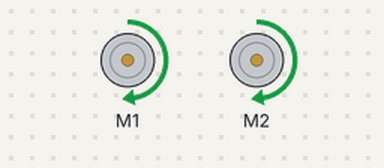
Simulated run of this program. Board: Raspberry Pi (BCM pin numbers). Shown: 2 × DC motor (green arrow = forward, orange = backward, longer = faster). Motors are numbered in the order the program creates them (left before right in a Robot); what the program prints to the terminal is not drawn.

Above: at 0.1 s.
Timing chart, 0 to 1.6 s (numbered marks = the images above):
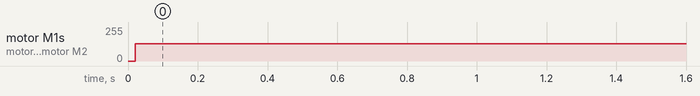

Measured:
- by itself, motor M1, motor M2: stopped → forward 128/255 at 0.02 s

The program:

Al_LT_Demo_1.py
```python
import RPi.GPIO as GPIO
import time
from gpiozero import Robot


GPIO.setmode(GPIO.BCM)  # Use BCM numbering for all pins
GPIO.setwarnings(False)
# GPIO setup
left_sensor_pin = 17
center_sensor_pin = 27
right_sensor_pin = 22
# Set pin for Motor L9110s
motorA_1A = 12  # Motor A
motorA_1B = 13  # Motor A
motorB_1A = 10  # Motor B
motorB_1B = 11  # Motor B


GPIO.setup(left_sensor_pin, GPIO.IN)  # Cảm biến bên trái là đầu vào
GPIO.setup(right_sensor_pin, GPIO.IN)  # Cảm biến bên phải là đầu vào
GPIO.setup(center_sensor_pin, GPIO.IN)

robot = Robot(right=(11, 10), left=(13, 12))

Kp = 1.5  # Proportional
Ki = 1.0  # Integral
Kd = 1.0 # Derivative

previous_error = 0
integral = 0

def read_sensors():
    left = GPIO.input(left_sensor_pin)
    center = GPIO.input(center_sensor_pin)
    right = GPIO.input(right_sensor_pin)
    return left, center, right

def calculate_error(left, center, right):
    if left == 1 and center == 0 and right == 0:
        return 1
    elif left == 0 and center == 0 and right == 1:
        return -1
    elif center == 1:
        return 0
    return 0

def pid_control(error):
    global previous_error, integral

    # Proportional
    proportional = error

    # Integral
    integral += error

    # Derivative
    derivative = error - previous_error

    # PID Output
    output = Kp * proportional + Ki * integral + Kd * derivative

    previous_error = error

    return output

def set_motor_speed(pid_output):
    base_speed = 0.5

    left_motor_speed = base_speed - pid_output / 100
    right_motor_speed = base_speed + pid_output / 100

    left_motor_speed = max(min(left_motor_speed, 1), 0)
    right_motor_speed = max(min(right_motor_speed, 1), 0)

    print(f"Left: {left_motor_speed}, Right: {right_motor_speed}")

    robot.left_motor.value = left_motor_speed
    robot.right_motor.value = right_motor_speed


def main():
    try:
        while True:
            left, center, right = read_sensors()

            error = calculate_error(left, center, right)

            pid_output = pid_control(error)

            set_motor_speed(pid_output)

            time.sleep(0.05)
        '''
        robot.left()
        time.sleep(0.5)
        robot.stop()
        '''

    except KeyboardInterrupt:
        print("Program interrupted")
    finally:
        robot.stop()
        GPIO.cleanup()  # Ensure cleanup happens on exit
        print("GPIO cleanup")

if __name__ == "__main__":
    main()
```
